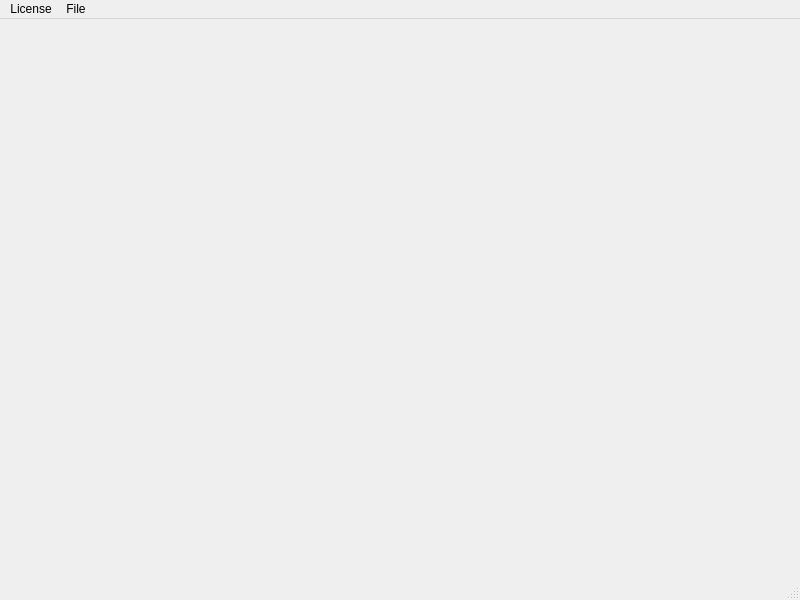
<?xml version="1.0" encoding="UTF-8"?>
<ui version="4.0">
 <class>MainWindow</class>
 <widget class="QMainWindow" name="MainWindow">
  <property name="geometry">
   <rect>
    <x>0</x>
    <y>0</y>
    <width>800</width>
    <height>600</height>
   </rect>
  </property>
  <property name="windowTitle">
   <string>MainWindow</string>
  </property>
  <widget class="QWidget" name="centralwidget">
   <layout class="QVBoxLayout" name="verticalLayout">
    <item>
     <widget class="QStackedWidget" name="stackedWidget"/>
    </item>
   </layout>
  </widget>
  <widget class="QMenuBar" name="menubar">
   <property name="geometry">
    <rect>
     <x>0</x>
     <y>0</y>
     <width>800</width>
     <height>22</height>
    </rect>
   </property>
   <widget class="QMenu" name="menuLicense">
    <property name="title">
     <string>License</string>
    </property>
    <addaction name="actionQt"/>
    <addaction name="actionReadMe"/>
    <addaction name="actionContactMe"/>
   </widget>
   <widget class="QMenu" name="menuFile">
    <property name="title">
     <string>File</string>
    </property>
    <addaction name="actionSaveSettings"/>
    <addaction name="actionLoadSettings"/>
   </widget>
   <addaction name="menuLicense"/>
   <addaction name="menuFile"/>
  </widget>
  <widget class="QStatusBar" name="statusbar"/>
  <action name="actionQt">
   <property name="text">
    <string>Qt</string>
   </property>
  </action>
  <action name="actionReadMe">
   <property name="text">
    <string>Read me</string>
   </property>
  </action>
  <action name="actionContactMe">
   <property name="text">
    <string>Contact me</string>
   </property>
  </action>
  <action name="actionSaveSettings">
   <property name="text">
    <string>Save settings</string>
   </property>
  </action>
  <action name="actionLoadSettings">
   <property name="text">
    <string>Load settings</string>
   </property>
  </action>
 </widget>
 <resources/>
 <connections/>
</ui>
